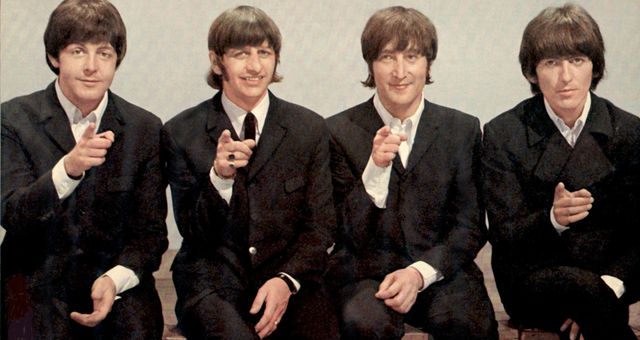
#> input picture Code/images/beatles.jpg, 640 x 340 px
$ python crop_faces.py
#> lines starting #> are read from the running program, lines starting #| are printed output that depends on the picture; after the words box and inside, x2 and y2 are one past the last pixel; in counts of white or black regions, pixels touching at a corner belong together
#> further down, image is the input picture: shape (340, 640, 3); mean B, G, R 67.2, 74.6, 86.2
import cv2
import os
import numpy as np

def detect_faces(image : cv2.typing.MatLike) -> list[tuple]:
    """
    Detection des visages à l'aide d'Haarcascade
    """
    if image is not None:
        im = image.copy()

        faceCascade = cv2.CascadeClassifier("haarcascade_frontalface_default.xml")

        gray = cv2.cvtColor(image, cv2.COLOR_BGR2GRAY)
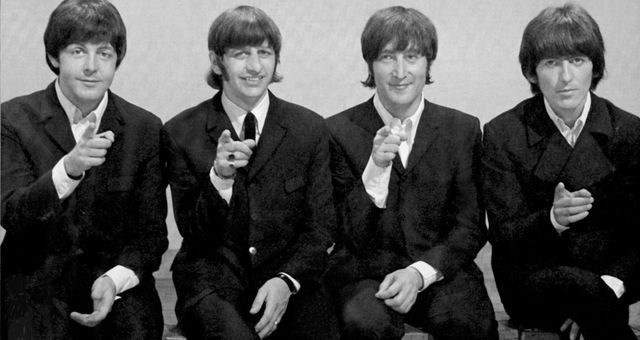
#> gray: shape (340, 640); min 0, max 251, mean 77.2

        faces = faceCascade.detectMultiScale(
            gray,
            scaleFactor=1.05,
            minNeighbors=3,
            minSize=(30, 30)
        )
#> faces = [[57, 26, 68, 68], [222, 31, 63, 63], [530, 36, 72, 72], [366, 33, 68, 68], [531, 58, 74, 74], [44, 50, 72, 72]]

        # Fusionner les rectangles
        fused_faces = []
        for (x, y, w, h) in faces:
            merged = False
            for i, (fx, fy, fw, fh) in enumerate(fused_faces):
                # Vérifie si les rectangles se chevauchent
                if (x < fx + fw and x + w > fx and y < fy + fh and y + h > fy):
                    # Calculer la position et dimension du rectangle fusionné
                    nx = min(x, fx)
                    ny = min(y, fy)
                    nw = max(x + w, fx + fw) - nx
                    nh = max(y + h, fy + fh) - ny
                    fused_faces[i] = (nx, ny, nw, nh)
                    merged = True
                    break
            if not merged:
                fused_faces.append((x, y, w, h))
#> this loop made 6 passes
#> after the loop, fused_faces = [(44, 26, 81, 96), (222, 31, 63, 63), (530, 36, 75, 96), (366, 33, 68, 68)]
        return fused_faces


def extract_faces(image : cv2.typing.MatLike) -> list[cv2.typing.MatLike]:
    if image is not None:
        faces_rect = detect_faces(image)
        faces = []
        for (x, y, w, h) in faces_rect:
            faces.append(image[y:y+h, x:x+w])
        return faces

def show_faces(image : cv2.typing.MatLike):
    if image is not None:
        faces_rect = detect_faces(image)
#> faces_rect has the same summary as fused_faces in detect_faces
        # Dessiner les rectangles
        for (x, y, w, h) in faces_rect:
            cv2.rectangle(image, (x, y), (x + w, y + h), (0, 255, 0), 2)
#> this loop made 4 passes
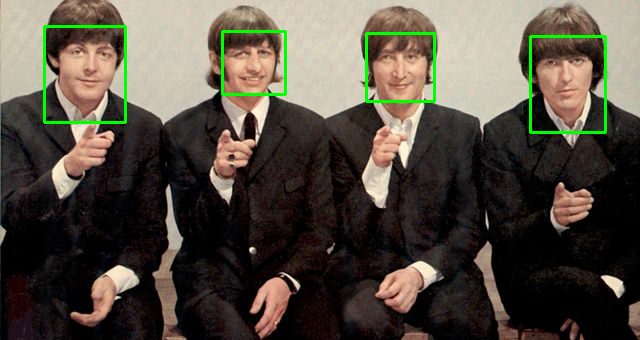
#> image: shape (340, 640, 3); 1.67% of pixels changed, all inside (x1, y1, x2, y2) = (43, 25, 607, 134)

        cv2.imshow("Image avec rectangles autour des visages", image)
        cv2.waitKey(0)
        cv2.destroyAllWindows()

if __name__ == "__main__":


    image_path = "images/beatles.jpg"
    image = cv2.imread(image_path)
    show_faces(image)

    # faces = extract_faces(image)
    # for i in range(len(faces)):
    #     cv2.imwrite("images/beatles/"+str(i)+".jpg", faces[i])

$ run again, with Code/images/bonnie wright.jpg copied over Code/images/beatles.jpg
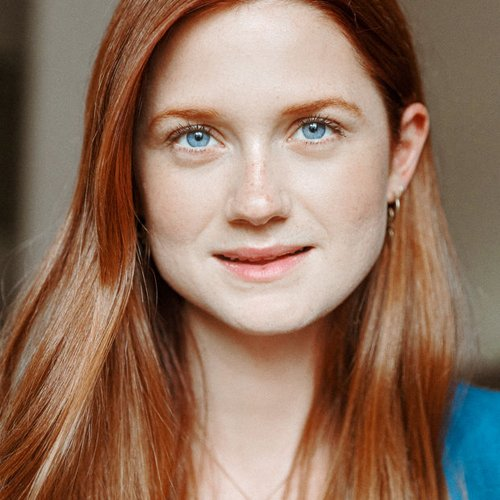
#> input picture Code/images/bonnie wright.jpg, 500 x 500 px
#> image is the input picture: shape (500, 500, 3); mean B, G, R 95.7, 114.4, 144.5
#> in detect_faces, `gray = cv2.cvtColor(image, cv2.COLOR_BGR2GRAY)`:
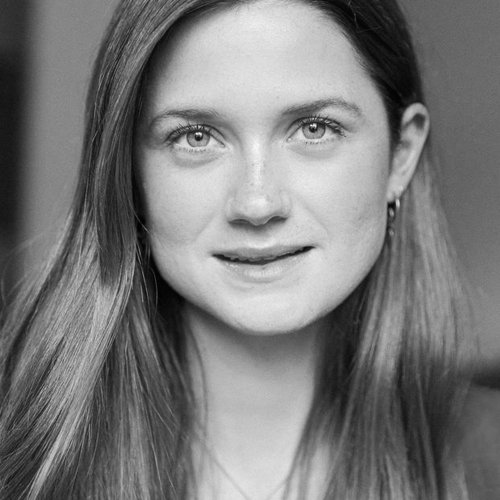
#> gray: shape (500, 500); min 0, max 248, mean 121.3
#> faces = [[119, 29, 284, 284]]
#> the loop in detect_faces, `for (x, y, w, h) in faces:` made 1 pass
#> after the loop in detect_faces, `for (x, y, w, h) in faces:`: fused_faces = [(119, 29, 284, 284)]
#> the loop in show_faces, `for (x, y, w, h) in faces_rect:` made 1 pass
#> after the loop in show_faces, `for (x, y, w, h) in faces_rect:`:
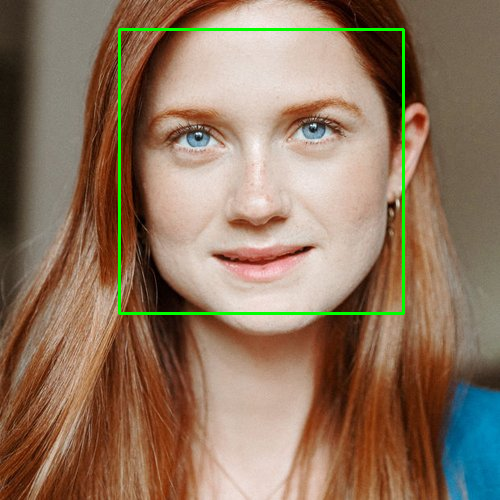
#> image: shape (500, 500, 3); 1.36% of pixels changed, all inside (x1, y1, x2, y2) = (118, 28, 405, 315)
